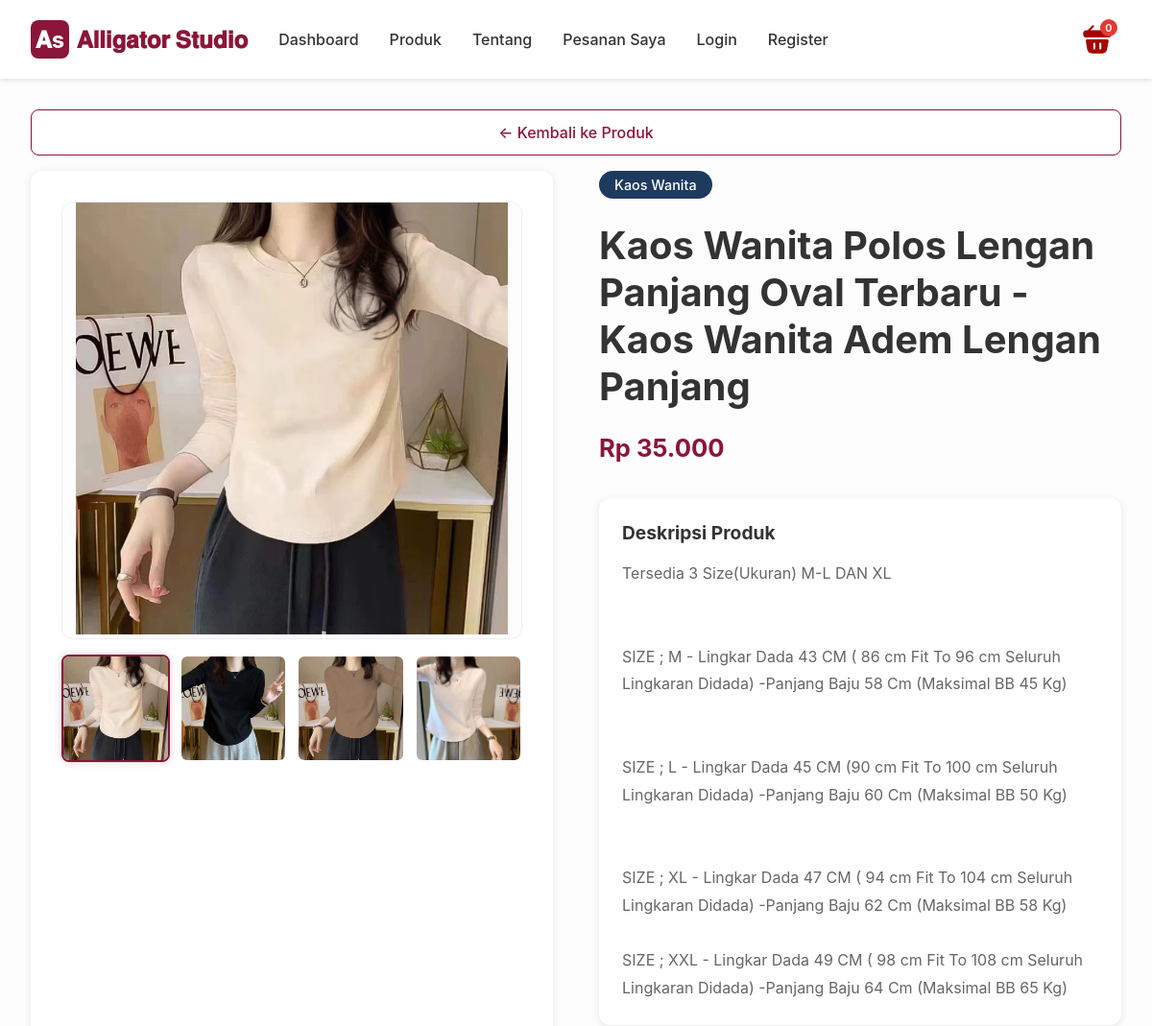
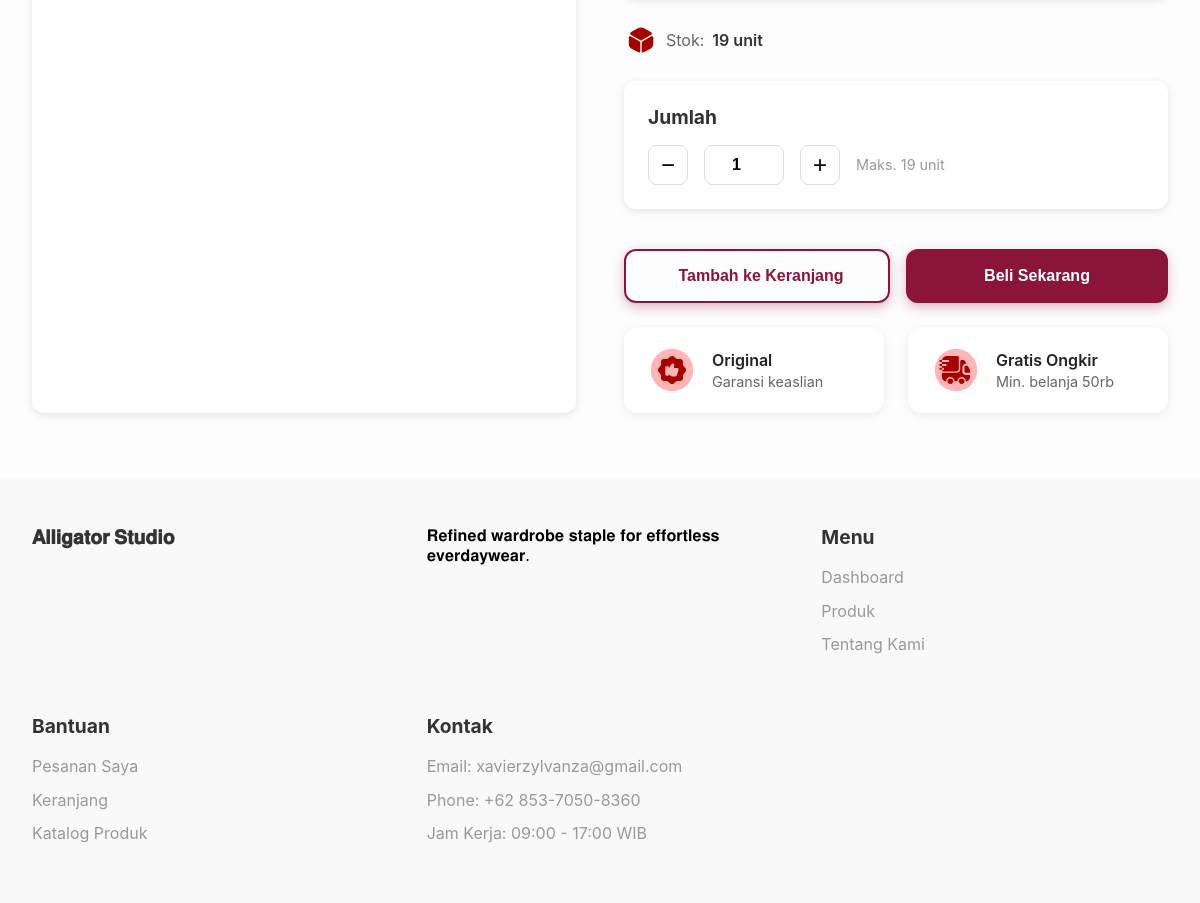
The app's page /product-detail.php?id=PROD694e02ee28d38 with its own data (2 pictures, top to bottom).
### tables this page shows
CREATE TABLE `products` (
  `id` varchar(255) NOT NULL,
  `name` varchar(255) NOT NULL,
  `category_id` varchar(255) NOT NULL,
  `price` decimal(10,2) NOT NULL,
  `stock` int(11) NOT NULL,
  `description` text DEFAULT NULL
);

CREATE TABLE `categories` (
  `id` varchar(255) NOT NULL,
  `name` varchar(255) NOT NULL
);

### includes/product_functions.php (called while the page is built, shortened)
<?php
function getProductById($id) {
    $query = "SELECT p.*, c.name as category_name
              FROM products p
              JOIN categories c ON p.category_id = c.id
              WHERE p.id = :id";
    $product = db_queryOne($query, [':id' => $id]);
    if ($product) {
        $product['images'] = getProductImages($id);
    }
    return $product;
}
function getProductImages($product_id) {
    $images = db_queryAll("SELECT image_path, is_main FROM product_images WHERE product_id = :product_id ORDER BY is_main DESC, id ASC", [':product_id' => $product_id]);
    $image_paths = [];
    foreach ($images as $img) {
        $image_paths[] = $img['image_path'];
    }
    return $image_paths;
}
?>

### includes/db_functions.php (called while the page is built, shortened)
<?php
require_once __DIR__ . '/db_connection.php';
function db_queryAll($query, $params = []) {
    global $pdo;
    $stmt = $pdo->prepare($query);
    $stmt->execute($params);
    return $stmt->fetchAll(PDO::FETCH_ASSOC);
}
function db_queryOne($query, $params = []) {
    global $pdo;
    $stmt = $pdo->prepare($query);
    $stmt->execute($params);
    return $stmt->fetch(PDO::FETCH_ASSOC);
}
?>

### product-detail.php (the view, shortened to what this page needs)
<?php
include 'includes/header.php';
include_once 'includes/product_functions.php';
$product = null;
$product_id = isset($_GET['id']) ? $_GET['id'] : null;
if ($product_id) {
    $product = getProductById($product_id);
}
$gallery = $product['images'] ?? ['assets/images/placeholder.jpg'];
?>
<div class="back-button">
    <a href="products.php" class="back-btn">← Kembali ke Produk</a>
</div>
<section class="product-detail">
    <div class="product-image-section">
        <div class="main-image-container">
            <img id="mainProductImage" class="product-main-image" src="<?php echo htmlspecialchars(BASE_URL_PATH . $gallery[0]); ?>" alt="Main Product">
        </div>
        <div class="product-thumbnails">
            <?php foreach ($gallery as $index => $img): ?>
                <div class="thumbnail <?php echo $index === 0 ? 'active' : ''; ?>" onclick="changeImage(this, '<?php echo htmlspecialchars(BASE_URL_PATH . $img); ?>')">
                    <img src="<?php echo htmlspecialchars(BASE_URL_PATH . $img); ?>" alt="Thumbnail <?php echo $index + 1; ?>">
                </div>
            <?php endforeach; ?>
        </div>
    </div>
    <div class="product-info-section">
        <span class="category-badge"><?php echo htmlspecialchars($product['category_name']); ?></span>
        <h1 class="product-title"><?php echo htmlspecialchars($product['name']); ?></h1>
        <div class="product-price">Rp <?php echo number_format($product['price'], 0, ',', '.'); ?></div>
        <div class="product-description">
            <h3>Deskripsi Produk</h3>
            <p><?php echo nl2br(htmlspecialchars($product['description'])); ?></p>
        </div>
        <div class="stock-info">
            <img src="assets/icons/ic_box.svg"/> Stok: <span><?php echo htmlspecialchars($product['stock']); ?> unit</span>
        </div>
        <div class="quantity-section">
            <h3>Jumlah</h3>
            <div class="quantity-control">
                <button class="qty-btn" onclick="updateQty(-1)">−</button>
                <input type="number" class="qty-input" id="quantity" value="1" min="1" max="<?php echo $product['stock']; ?>" readonly>
                <button class="qty-btn" onclick="updateQty(1)">+</button>
                <span class="qty-max">Maks. <?php echo $product['stock']; ?> unit</span>
            </div>
        </div>
        <div class="product-actions">
            <button class="add-to-cart-btn" onclick="addToCart(<?php echo htmlspecialchars(json_encode($product)); ?>)">
                <i class="fas fa-cart-plus"></i> Tambah ke Keranjang
            </button>
            <button class="buy-now-btn" onclick="buyNow(<?php echo htmlspecialchars(json_encode($product)); ?>)">
                Beli Sekarang
            </button>
        </div>
        <div class="features-section2">
            <div class="feature-box2">
                <img class="feature-icon2" src="assets/icons/ic_good_product.svg"/>
                <div class="feature-text2">
                    <h4>Original</h4>
                    <p>Garansi keaslian</p>
                </div>
            </div>
            <div class="feature-box2">
                <img class="feature-icon2" src="assets/icons/ic_shipping.svg"/>
                <div class="feature-text2">
                    <h4>Gratis Ongkir</h4>
                    <p>Min. belanja 50rb</p>
                </div>
            </div>
        </div>
    </div>
</section>
<?php include 'includes/footer.php'; ?>

### records on screen
products: category.name "Kaos Wanita", name "Kaos Wanita Polos Lengan Panjang Oval Terbaru - Kaos Wanita Adem Lengan Panjang", price "35.000", description "Tersedia 3 Size(Ukuran) M-L DAN XL SIZE ; M - Lingkar Dada 43 CM ( 86 cm Fit To 96 cm Seluruh Lingkaran Didada) -Panjang Baju 58 Cm (Maksimal BB 45 Kg) SIZE ; L - Lingkar Dada 45 CM (90 cm Fit To 100 cm Seluruh Lingkaran Didada) -Panjang Baju 60 Cm (Maksimal BB 50 Kg) SIZE ; XL - Lingkar Dada 47 CM ( 94 cm Fit To 104 cm Seluruh Lingkaran Didada) -Panjang Baju 62 Cm (Maksimal BB 58 Kg) SIZE ; XXL - Lingkar Dada 49 CM ( 98 cm Fit To 108 cm Seluruh Lingkaran Didada) -Panjang Baju 64 Cm (Maksimal BB 65 Kg)", stock "19"
